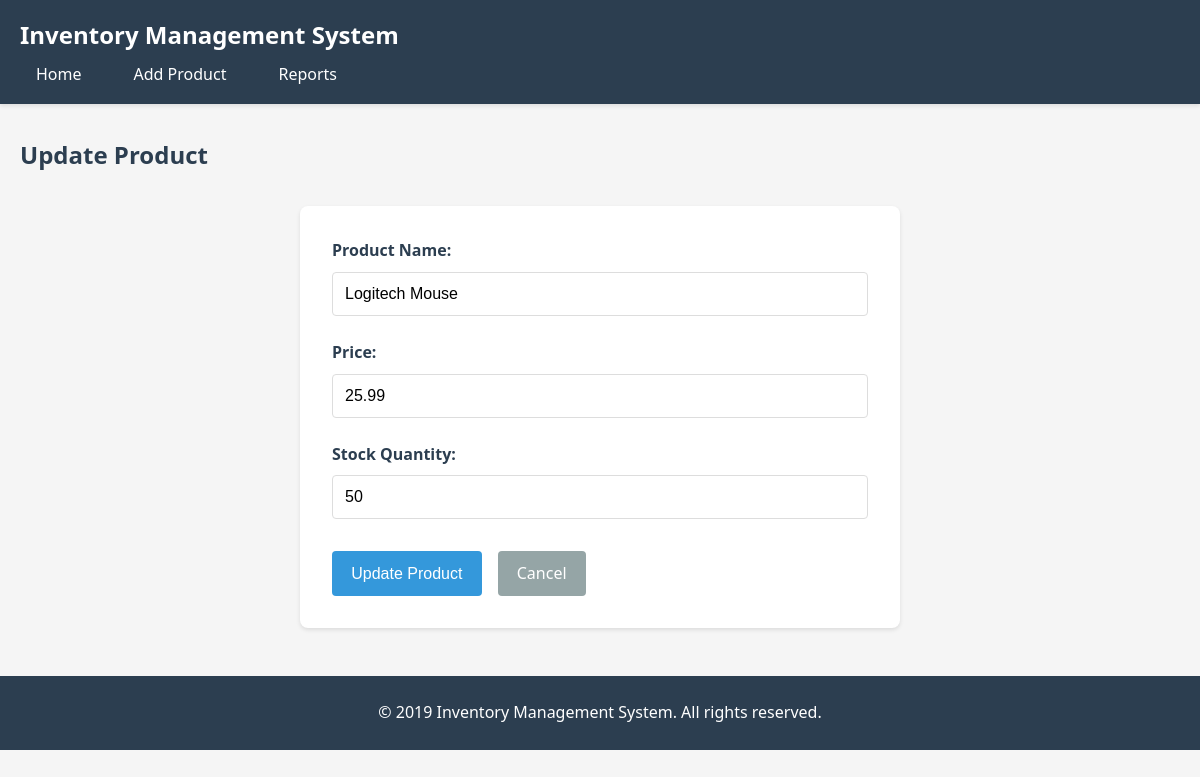
Page /update/4 on the committed database.
### models.py (models this page shows, shortened)
class Product(db.Model):
    id = db.Column(db.Integer, primary_key=True)
    name = db.Column(db.String(100), nullable=False)
    price = db.Column(db.Float, nullable=False)
    stock_quantity = db.Column(db.Integer, nullable=False)

### routes.py (the view, shortened to what this page needs)
@app.route('/update/<int:id>', methods=['GET', 'POST'])
def update_product(id):
    product = Product.query.get_or_404(id)
    return render_template('update_product.html', product=product)

### templates/update_product.html (shortened to what this page needs)
{% extends "base.html" %}
{% block content %}
<div class="page-header">
    <h2>Update Product</h2>
</div>
<div class="form-container">
    <form method="POST" action="{{ url_for('update_product', id=product.id) }}">
        <div class="form-group">
            <label for="name">Product Name:</label>
            <input type="text" id="name" name="name" value="{{ product.name }}" required>
        </div>
        <div class="form-group">
            <label for="price">Price:</label>
            <input type="number" id="price" name="price" step="0.01" min="0" value="{{ product.price }}" required>
        </div>
        <div class="form-group">
            <label for="quantity">Stock Quantity:</label>
            <input type="number" id="quantity" name="quantity" min="0" value="{{ product.stock_quantity }}" required>
        </div>
        <div class="form-actions">
            <button type="submit" class="btn btn-primary">Update Product</button>
            <a href="{{ url_for('index') }}" class="btn btn-secondary">Cancel</a>
        </div>
    </form>
</div>
{% endblock %}

### static/style.css (style rules this page uses)
* { margin: 0; padding: 0; box-sizing: border-box; }
body { font-family: 'Segoe UI', Tahoma, Geneva, Verdana, sans-serif; background-color: #f5f5f5; color: #333; line-height: 1.6; }
.page-header { display: flex; justify-content: space-between; align-items: center; margin: 2rem 0; }
.page-header h2 { color: #2c3e50; }
.btn { display: inline-block; padding: 0.6rem 1.2rem; text-decoration: none; border-radius: 4px; cursor: pointer; border: none; font-size: 1rem; transition: all 0.3s; }
.btn-primary { background-color: #3498db; color: white; }
.btn-secondary { background-color: #95a5a6; color: white; }
.form-container { background-color: white; padding: 2rem; border-radius: 8px; box-shadow: 0 2px 4px rgba(0,0,0,0.1); max-width: 600px; margin: 0 auto; }
.form-group { margin-bottom: 1.5rem; }
.form-group label { display: block; margin-bottom: 0.5rem; font-weight: 600; color: #2c3e50; }
.form-group input { width: 100%; padding: 0.75rem; border: 1px solid #ddd; border-radius: 4px; font-size: 1rem; }
.form-actions { display: flex; gap: 1rem; margin-top: 2rem; }

### rows in the picture
Product: name "Logitech Mouse", price "25.99", quantity "50"
